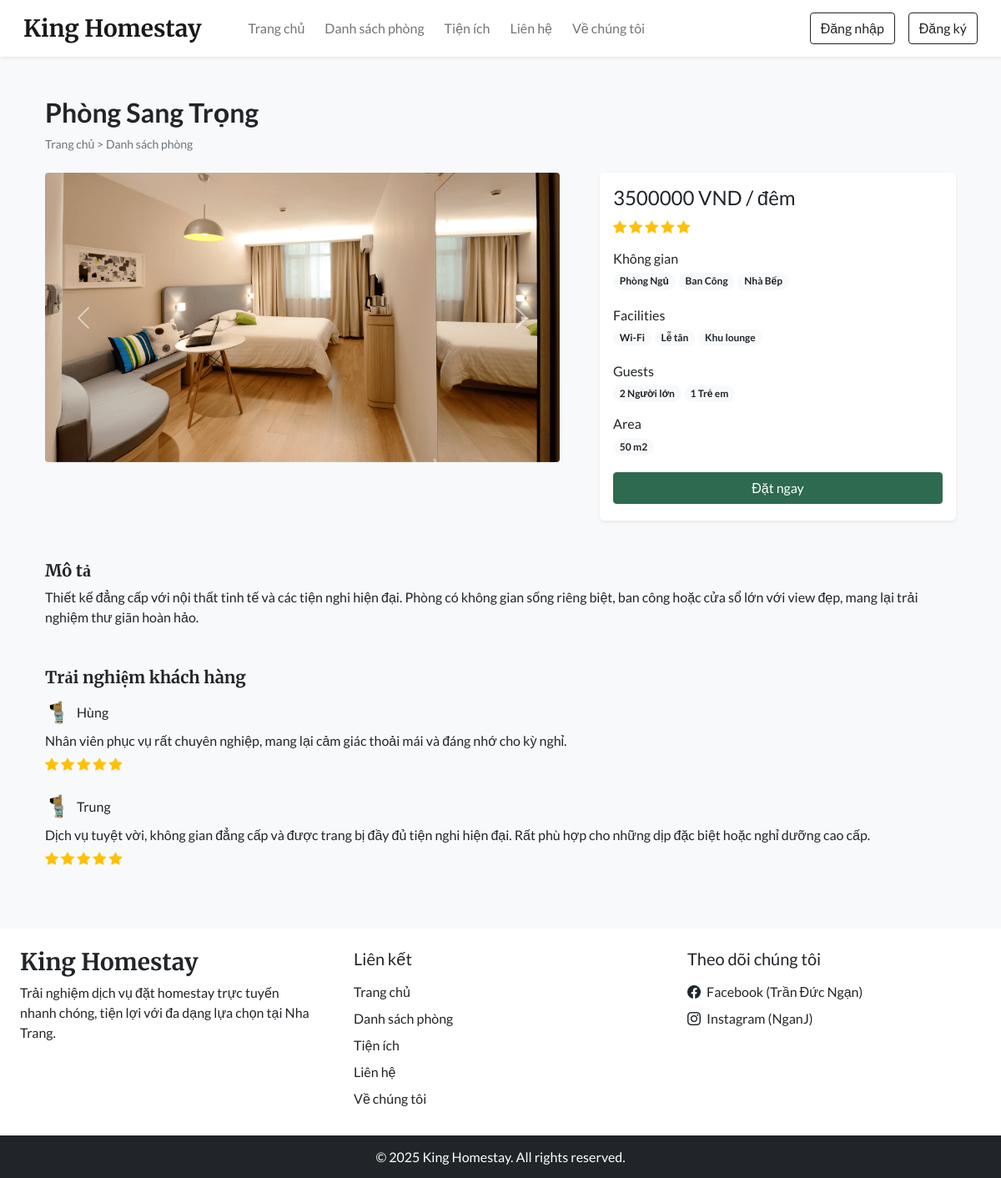
Page /room_details.php?id=5 on the committed database.
### tables this page shows
CREATE TABLE `settings` (
  `sr_no` int(11) NOT NULL,
  `site_title` varchar(50) NOT NULL,
  `site_about` varchar(250) NOT NULL,
  `shutdown` tinyint(1) NOT NULL
);

CREATE TABLE `rooms` (
  `id` int(11) NOT NULL,
  `name` varchar(150) NOT NULL,
  `area` int(11) NOT NULL,
  `price` int(11) NOT NULL,
  `quantity` int(11) NOT NULL,
  `adult` int(11) NOT NULL,
  `children` int(11) NOT NULL,
  `description` varchar(350) NOT NULL,
  `status` tinyint(4) NOT NULL DEFAULT 1,
  `removed` int(11) NOT NULL DEFAULT 0
);

CREATE TABLE `room_images` (
  `sr_no` int(11) NOT NULL,
  `room_id` int(11) NOT NULL,
  `image` varchar(150) NOT NULL,
  `thumb` tinyint(4) NOT NULL DEFAULT 0
);

CREATE TABLE `features` (
  `id` int(11) NOT NULL,
  `name` varchar(50) NOT NULL
);

CREATE TABLE `facilities` (
  `id` int(11) NOT NULL,
  `icon` varchar(100) NOT NULL,
  `name` varchar(50) NOT NULL,
  `description` varchar(250) NOT NULL
);

CREATE TABLE `rating_review` (
  `sr_no` int(11) NOT NULL,
  `booking_id` int(11) NOT NULL,
  `room_id` int(11) NOT NULL,
  `user_id` int(11) NOT NULL,
  `rating` int(11) NOT NULL,
  `review` varchar(200) NOT NULL,
  `seen` int(11) NOT NULL DEFAULT 0,
  `datentime` datetime NOT NULL DEFAULT current_timestamp()
);

CREATE TABLE `user_cred` (
  `id` int(11) NOT NULL,
  `name` varchar(100) NOT NULL,
  `email` varchar(150) NOT NULL,
  `address` varchar(120) NOT NULL,
  `phonenum` varchar(100) NOT NULL,
  `pincode` int(11) NOT NULL,
  `dob` date NOT NULL,
  `profile` varchar(100) NOT NULL DEFAULT 'chill-guy.png',
  `password` varchar(200) NOT NULL,
  `is_verified` int(11) NOT NULL DEFAULT 0,
  `token` varchar(200) DEFAULT NULL,
  `t_expire` date DEFAULT NULL,
  `status` int(11) NOT NULL DEFAULT 1,
  `datentime` datetime NOT NULL DEFAULT current_timestamp()
);

### admin/inc/db_config.php (called while the page is built, shortened)
<?php
  function select($sql, $values, $datatypes) {
    $con = $GLOBALS['con'];
    if($stmt = mysqli_prepare($con, $sql)){
      mysqli_stmt_bind_param($stmt, $datatypes, ...$values);
      if(mysqli_stmt_execute($stmt)){
        $res = mysqli_stmt_get_result($stmt);
        return $res;
      }
      else{
        mysqli_stmt_close($stmt);
        die("Query cannot be executed - Execute");
      }
    }
    else{
      die("Query cannot be executed - Select");
    }
  }
?>

### room_details.php (the view, shortened to what this page needs)
<!DOCTYPE html>
<html lang="en">
<head>
  <?php require('inc/links.php'); ?>
</head>
<body class="bg-light">
  <?php require('inc/header.php'); ?>
  <?php
    $data = filteration($_GET);
    $room_res = select("SELECT * FROM `rooms` WHERE `id`=? AND `status`=? AND `removed`=?",[$data['id'],1,0],'iii');
    $room_data = mysqli_fetch_assoc($room_res);
  ?>
  <div class="container">
    <div class="row">
      <div class="col-12 my-5 mb-4 px-4">
        <h2 class="fw-bold"><?php echo $room_data['name'] ?></h2>
        <div style="font-size: 14px;">
          <a href="index.php" class="text-secondary text-decoration-none">Trang chủ</a>
          <span class="text-secondary"> > </span>
          <a href="rooms.php" class="text-secondary text-decoration-none">Danh sách phòng</a>
        </div>
      </div>
      <div class="col-lg-7 col-md-12 px-4">
        <div id="roomCarousel" class="carousel slide" data-bs-ride="carousel">
          <div class="carousel-inner">
            <?php
              $room_img = ROOMS_IMG_PATH."thumbnail.jpg";
              $img_q = mysqli_query($con,"SELECT * FROM `room_images`
                WHERE `room_id`='$room_data[id]'");
              if(mysqli_num_rows($img_q)>0)
              {
                $active_class = 'active';
                while($img_res = mysqli_fetch_assoc($img_q))
                {
                  echo"
                    <div class='carousel-item $active_class'>
                      <img src='".ROOMS_IMG_PATH.$img_res['image']."' class='d-block w-100 rounded'>
                    </div>
                  ";
                  $active_class='';
                }
              }
              else{
                echo"<div class='carousel-item active'>
                  <img src='$room_img' class='d-block w-100'>
                </div>";
              }
            ?>
          </div>
          <button class="carousel-control-prev" type="button" data-bs-target="#roomCarousel" data-bs-slide="prev">
            <span class="carousel-control-prev-icon" aria-hidden="true"></span>
          </button>
          <button class="carousel-control-next" type="button" data-bs-target="#roomCarousel" data-bs-slide="next">
            <span class="carousel-control-next-icon" aria-hidden="true"></span>
          </button>
        </div>
      </div>
      <div class="col-lg-5 col-md-12 px-4">
        <div class="card mb-4 border-0 shadow-sm rounded-3">
          <div class="card-body">
            <?php
              echo<<<price
                <h4>$room_data[price] VND / đêm</h4>
              price;
              $rating_q = "SELECT AVG(rating) AS `avg_rating` FROM `rating_review`
                WHERE `room_id`='$room_data[id]' ORDER BY `sr_no` DESC LIMIT 20";
              $rating_res = mysqli_query($con,$rating_q);
              $rating_fetch = mysqli_fetch_assoc($rating_res);
              $rating_data = "";
              if($rating_fetch['avg_rating']!=NULL)
              {
                for($i=0; $i < $rating_fetch['avg_rating']; $i++){
                  $rating_data .="<i class='bi bi-star-fill text-warning'></i> ";
                }
              }
              echo<<<rating
                <div class="mb-3">
                  $rating_data
                </div>
              rating;
              $fea_q = mysqli_query($con,"SELECT f.name FROM `features` f
                INNER JOIN `room_features` rfea ON f.id = rfea.features_id
                WHERE rfea.room_id = '$room_data[id]'");
              $features_data = "";
              while($fea_row = mysqli_fetch_assoc($fea_q)){
                $features_data .="<span class='badge rounded-pill bg-light text-dark text-wrap me-1 mb-1'>
                  $fea_row[name]
                </span>";
              }
              echo<<<features
                <div class="mb-3">
                  <h6 class="mb-1">Không gian</h6>
                  $features_data
                </div>
              features;
              $fac_q = mysqli_query($con,"SELECT f.name FROM `facilities` f
                INNER JOIN `room_facilities` rfac ON f.id = rfac.facilities_id
                WHERE rfac.room_id = '$room_data[id]'");
              $facilities_data = "";
              while($fac_row = mysqli_fetch_assoc($fac_q)){
                $facilities_data .="<span class='badge rounded-pill bg-light text-dark text-wrap me-1 mb-1'>
                  $fac_row[name]
                </span>";
              }
              echo<<<facilities
                <div class="mb-3">
                  <h6 class="mb-1">Facilities</h6>
                  $facilities_data
                </div>
              facilities;
              echo<<<guests
                <div class="mb-3">
                  <h6 class="mb-1">Guests</h6>
                  <span class="badge rounded-pill bg-light text-dark text-wrap">
                    $room_data[adult] Người lớn
                  </span>
                  <span class="badge rounded-pill bg-light text-dark text-wrap">
                    $room_data[children] Trẻ em
                  </span>
                </div>
              guests;
              echo<<<area
                <div class="mb-3">
                  <h6 class="mb-1">Area</h6>
                  <span class='badge rounded-pill bg-light text-dark text-wrap me-1 mb-1'>
                    $room_data[area] m2
                  </span>
                </div>
              area;
              if(!$settings_r['shutdown']){
                $login=0;
                echo<<<book
                  <button onclick='checkLoginToBook($login,$room_data[id])' class="btn w-100 text-white custom-bg shadow-none mb-1">Đặt ngay</button>
                book;
              }
            ?>
          </div>
        </div>
      </div>
      <div class="col-12 mt-4 px-4">
        <div class="mb-5">
          <h5 class="fw-bold h-font">Mô tả</h5>
          <p>
            <?php echo $room_data['description'] ?>
          </p>
        </div>
        <div>
          <h5 class="fw-bold h-font mb-3">Trải nghiệm khách hàng</h5>
          <?php
            $review_q = "SELECT rr.*,uc.name AS uname, uc.profile, r.name AS rname FROM `rating_review` rr
              INNER JOIN `user_cred` uc ON rr.user_id = uc.id
              INNER JOIN `rooms` r ON rr.room_id = r.id
              WHERE rr.room_id = '$room_data[id]'
              ORDER BY `sr_no` DESC LIMIT 15";
            $review_res = mysqli_query($con,$review_q);
            $img_path = USERS_IMG_PATH;
            if(mysqli_num_rows($review_res)==0){
              echo 'No reviews yet!';
            }
            else
            {
              while($row = mysqli_fetch_assoc($review_res))
              {
                $stars = "<i class='bi bi-star-fill text-warning'></i> ";
                for($i=1; $i<$row['rating']; $i++){
                  $stars .= " <i class='bi bi-star-fill text-warning'></i>";
                }
                echo<<<reviews
                  <div class="mb-4">
                    <div class="d-flex align-items-center mb-2">
                      <img src="$img_path$row[profile]" class="rounded-circle" loading="lazy" width="30px">
                      <h6 class="m-0 ms-2">$row[uname]</h6>
                    </div>
                    <p class="mb-1">
                      $row[review]
                    </p>
                    <div>
                      $stars
                    </div>
                  </div>
                reviews;
              }
            }
          ?>
        </div>
      </div>
    </div>
  </div>
  <?php require('inc/footer.php'); ?>
</body>
</html>

### inc/header.php (shortened to what this page needs)
<nav id="nav-bar" class="navbar navbar-expand-lg navbar-light bg-white px-lg-3 py-lg-2 shadow-sm sticky-top">
  <div class="container-fluid">
    <a class="navbar-brand me-5 fw-bold fs-3 h-font" href="index.php"><?php echo $settings_r['site_title'] ?></a>
    <div class="collapse navbar-collapse" id="navbarSupportedContent">
      <ul class="navbar-nav me-auto mb-2 mb-lg-0">
        <li class="nav-item">
          <a class="nav-link me-2" href="index.php">Trang chủ</a>
        </li>
        <li class="nav-item">
          <a class="nav-link me-2" href="rooms.php">Danh sách phòng</a>
        </li>
        <li class="nav-item">
          <a class="nav-link me-2" href="facilities.php">Tiện ích</a>
        </li>
        <li class="nav-item">
          <a class="nav-link me-2" href="contact.php">Liên hệ</a>
        </li>
        <li class="nav-item">
          <a class="nav-link" href="about.php">Về chúng tôi</a>
        </li>
      </ul>
      <div class="d-flex">
        <?php
          if(isset($_SESSION['login']) && $_SESSION['login']==true)
          {
            $path = USERS_IMG_PATH;
            echo<<<data
              <div class="btn-group">
                <button type="button" class="btn btn-outline-dark shadow-none dropdown-toggle" data-bs-toggle="dropdown" data-bs-display="static" aria-expanded="false">
                  <img src="$path$_SESSION[uPic]" style="width: 25px; height: 25px;" class="me-1 rounded-circle">
                  $_SESSION[uName]
                </button>
                <ul class="dropdown-menu dropdown-menu-lg-end">
                  <li><a class="dropdown-item" href="profile.php">Hồ sơ cá nhân</a></li>
                  <li><a class="dropdown-item" href="bookings.php">Lịch sử đặt phòng</a></li>
                  <li><a class="dropdown-item" href="logout.php">Đăng xuất</a></li>
                </ul>
              </div>
            data;
          }
          else
          {
            echo<<<data
              <button type="button" class="btn btn-outline-dark shadow-none me-lg-3 me-2" data-bs-toggle="modal" data-bs-target="#loginModal">
                Đăng nhập
              </button>
              <button type="button" class="btn btn-outline-dark shadow-none" data-bs-toggle="modal" data-bs-target="#registerModal">
                Đăng ký
              </button>
            data;
          }
        ?>
      </div>
    </div>
  </div>
</nav>

### inc/footer.php (shortened to what this page needs)
<div class="container-fluid bg-white mt-5">
  <div class="row">
    <div class="col-lg-4 p-4">
      <h3 class="h-font fw-bold fs-3 mb-2"><?php echo $settings_r['site_title'] ?></h3>
      <p>
        <?php echo $settings_r['site_about'] ?>
      </p>
    </div>
    <div class="col-lg-4 p-4">
      <h5 class="mb-3">Liên kết</h5>
      <a href="index.php" class="d-inline-block mb-2 text-dark text-decoration-none">Trang chủ</a> <br>
      <a href="rooms.php" class="d-inline-block mb-2 text-dark text-decoration-none">Danh sách phòng</a> <br>
      <a href="facilities.php" class="d-inline-block mb-2 text-dark text-decoration-none">Tiện ích</a> <br>
      <a href="contact.php" class="d-inline-block mb-2 text-dark text-decoration-none">Liên hệ</a> <br>
      <a href="about.php" class="d-inline-block mb-2 text-dark text-decoration-none">Về chúng tôi</a>
    </div>
    <div class="col-lg-4 p-4">
        <h5 class="mb-3">Theo dõi chúng tôi</h5>
        <a href="<?php echo $contact_r['fb'] ?>" class="d-inline-block text-dark text-decoration-none mb-2">
          <i class="bi bi-facebook me-1"></i> Facebook (Trần Đức Ngạn)
        </a><br>
        <a href="<?php echo $contact_r['insta'] ?>" class="d-inline-block text-dark text-decoration-none">
          <i class="bi bi-instagram me-1"></i> Instagram (NganJ)
        </a><br>
    </div>
  </div>
</div>
<h6 class="text-center bg-dark text-white p-3 m-0">© <?php echo date("Y"); ?> King Homestay. All rights reserved.</h6>

### css/common.css (style rules this page uses)
:root { --teal: #2D6A4F; --teal_hover: #2D6A4F; }
* { font-family: 'Lato', sans-serif; }
.h-font { font-family: 'Merriweather', serif; }
.custom-bg { background-color: var(--teal); border: 1px solid var(--teal); }

### rows in the picture
settings: site_title "King Homestay", site_about "Trải nghiệm dịch vụ đặt homestay trực tuyến nhanh chóng, tiện lợi với đa dạng lựa chọn tại Nha Trang."
rooms: name "Phòng Sang Trọng", price "3500000", adult "2", children "1", area "50", description "Thiết kế đẳng cấp với nội thất tinh tế và các tiện nghi hiện đại. Phòng có không gian sống riêng biệt, ban công hoặc cửa sổ lớn với view đẹp, mang lại trải nghiệm thư giãn hoàn hảo."
room_images: image (picture)
features: name "Phòng Ngủ"
features: name "Ban Công"
features: name "Nhà Bếp"
facilities: name "Wi-Fi"
facilities: name "Lễ tân"
facilities: name "Khu lounge"
rating_review: user.profile (picture), user.name "Hùng", review "Nhân viên phục vụ rất chuyên nghiệp, mang lại cảm giác thoải mái và đáng nhớ cho kỳ nghỉ."
rating_review: user.profile (picture), user.name "Trung", review "Dịch vụ tuyệt vời, không gian đẳng cấp và được trang bị đầy đủ tiện nghi hiện đại. Rất phù hợp cho những dịp đặc biệt hoặc nghỉ dưỡng cao cấp."
